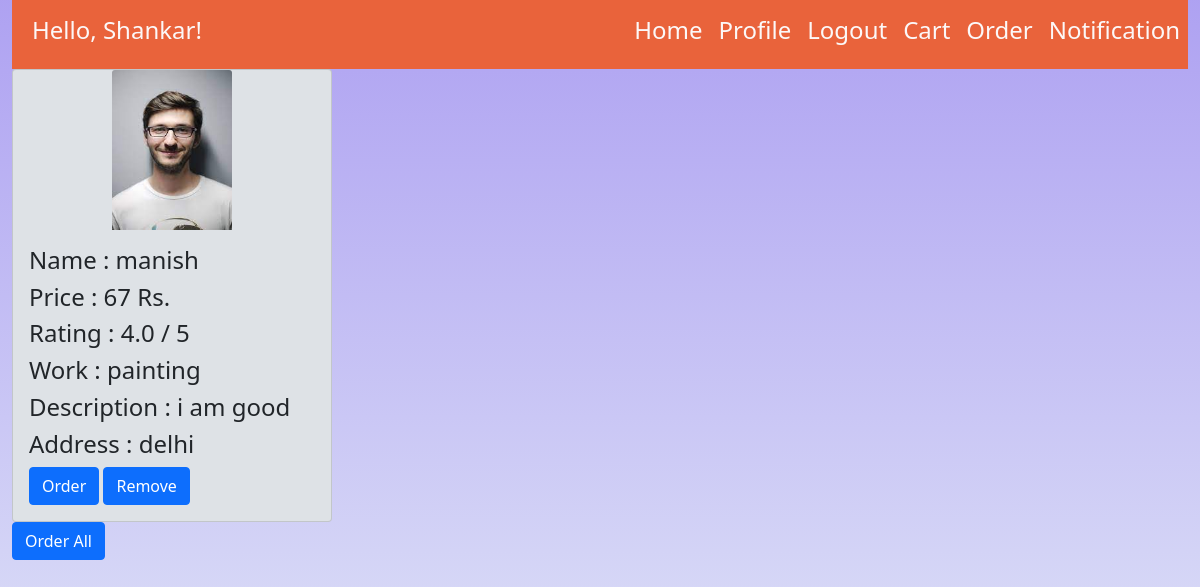
Page /cart (signed in) on the committed database.
### user/models.py (models this page shows, shortened)
class Employee(models.Model):
    user_id = models.CharField(max_length=100 , default=None)
    service = models.CharField(max_length=100 )
    name = models.CharField(max_length=100 )
    category = models.CharField(max_length=100 , default=None)
    cost = models.IntegerField(default = 0)
    rating = models.FloatField(default = 4.2)
    description = models.TextField(default = None)
    address = models.TextField(blank = True , default = None)
    image = models.FileField(upload_to = 'user/static/user/image')

### user/view/cart.py (the view)
# urls.py: path('cart' , cart , name = 'cart'),
@login_required(login_url='/login')
def cart(req):
    if req.user.is_authenticated:
        user_obj = req.user
        profile_obj = Profile.objects.filter(user = user_obj).first()
        if profile_obj is None:
            return redirect('/login')
    emplist = []
    user_obj = req.user
    choose_obj = Choose.objects.filter(user_id = user_obj.id , cart = True  ).all().order_by("-order_date")
    for emp in choose_obj:
        data=Employee.objects.filter(pk = emp.emp_id).first()
        user_obj = User.objects.filter(pk = emp.user_id).first()
        profile_obj = Profile.objects.filter(user = user_obj).first()
        if profile_obj is None:
            return redirect('/login')
        if data.category == "None":
            work = data.service
        else:
            work = data.category
        Disc={"name":data.name,"image":data.image,"description":data.description,"cost":data.cost,"rating":data.rating,"work":work,"dataID":emp.id , "address":data.address}
        emplist.append(Disc)
    return render(req , 'user/cart.html' , { 'present': len(emplist) ,  'employees' : emplist , 'user_id' : user_obj.id})

### user/templates/user/cart.html
{% extends 'user/base.html' %}
{% block content %}
{% load static %}
{% if present == 0 %}
    <h2 class = " d-flex justify-content-center align-items-center">No cart available</h2>
{% else %}
            <div class="card-group">
                {% for employee in employees %}
                <div class="col" >
                    <div class="card" style="width: 20rem; background-color:#dee2e6;">
                        <img class="card-img-top" style="margin-left: auto;margin-right: auto; width:10vw; height: 20vh"src = "{% static employee.image %}" style="width: 20%; height:10vw;" alt="Card image cap">
                        <div class="card-body">
                            <h4> Name : {{employee.name}}</h4>
                            <h4> Price : {{employee.cost}} Rs.</h4>
                            <h4> Rating : {{employee.rating}} / 5</h4>
                            <h4> Work : {{employee.work}} </h4>
                            <h4> Description : {{employee.description}}</h4>
                            <h4> Address : {{employee.address}}</h4>
                            <button type="button" class="btn btn-primary"> <a href = "{% url 'checkout' order_pk=employee.dataID %}" style = "text-decoration: none; color:white" >Order</a> </button>
                            <button type="button" class="btn btn-primary"> <a href = "{% url 'remove' order_pk=employee.dataID %}" style = "text-decoration: none; color:white" >Remove</a> </button>
                        </div>
                    </div>
                </div>
                {% endfor %}
            </div>
<button type="button" class="btn btn-primary"> <a href = "{% url 'checkout' order_pk=1 user_pk=user_id %}" style = "text-decoration: none; color:white" >Order All</a> </button>
{% endif %}
{% endblock %}

### user/templates/user/base.html (shortened to what this page needs)
<html>
  <head>
    <link href="https://cdn.jsdelivr.net/npm/bootstrap@5.1.3/dist/css/bootstrap.min.css" rel="stylesheet">
  </head>
  <body style= "min-height: 100%; background-image:  linear-gradient(rgba(140, 122, 236, 0.7),rgba(216, 224, 245, 0.7)),url(images\background-wallpaper.jpg);">
  <div class="container-fluid" >
    <nav class="navbar navbar-expand-lg " style= " background-color: #E9633B">
      <div style="margin-left: 20px; color: rgb(252, 248, 248);">
        <h4>Hello, {{ user.username|default:'Guest' }}! </h4>
      </div>
      <div class="collapse navbar-collapse justify-content-end" >
        <ul class="navbar-nav" >
        <li class="nav-item active" >
            <h4><a class="nav-link" style="color: rgb(252, 248, 248) !important;" href="{% url 'user'%} ">Home </a></h4>
        </li>
      {% if user.is_authenticated %}
        <li class="nav-item active">
            <h4><a class="nav-link" href="{% url 'profile'%} " style="color: rgb(252, 248, 248) !important;">Profile </a></h4>
        </li>
        <li class="nav-item active">
            <h4><a class="nav-link" href="{% url 'logout'%} " style="color: rgb(252, 248, 248) !important;">Logout </a></h4>
        </li>
        <li class="nav-item">
            <h4><a class="nav-link" href="{% url 'cart'%}" style="color: rgb(252, 248, 248) !important;">Cart</a></h4>
        </li>
        <li class="nav-item">
            <h4><a class="nav-link" href="{% url 'order'%}" style="color: rgb(252, 248, 248) !important;">Order</a></h4>
        </li>
        <li class="nav-item">
          <h4><a class="nav-link" href="{% url 'notification'%}" style="color: rgb(252, 248, 248) !important;">Notification</a></h4>
        </li>
        </ul>
      </div>
      {% endif %}
    </nav>
    {% block content %}
    {% endblock %}
  </div>
  </body>
</html>

### rows in the picture
Employee: image (picture), name "manish", rating "4.0", work "painting", description "i am good", address "delhi"

### other values in the picture
{{ user.username|default:'Guest' }} "Shankar"
{{ employee.cost }} "67"
